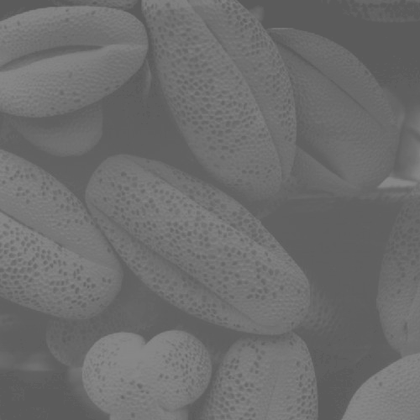
%> input picture DIP3E_Original_Images_CH03/Fig0320(2)(2nd_from_top).tif, 420 x 420 px, shrunk from 500 x 500 before the run
$ octave histogrameq.m   (GNU Octave 9; MATLAB toolbox functions it lacks are replaced by stand-ins)
%> lines starting %> are read from the running program, lines starting %| are printed output that depends on the picture

image_path = '../DIP3E_Original_Images_CH03/Fig0320(2)(2nd_from_top).tif';
im = imread(image_path);
%> im is the input picture: size 420x420 uint8; min 88, max 137, mean 109.1
[h,w] = size(im);
%> h = 420; w = 420
L=256
% calc pdf
pdf = zeros(L,1);
for i=1:h;
    for j=1:w;
        pdf(im(i,j)+1,1) = pdf(im(i,j)+1,1)+1;
    end
end
%> after the loop, pdf = 256 values, max 13308 at index 97, min 0 at index 1, mean 689.1
% calc cdf
cdf_norm = round(cumsum(pdf)/( h .* w) .* (L-1));
%> cdf_norm = 256 values from 0 to 255

im_processed = zeros('like', im)


for i=1:h;
    for j=1:w;
        im_processed(i,j) = cdf_norm(im(i,j) +1 );
        %im(i,j) = T(im(i,j), h .* w, L, pdf);
    end
end
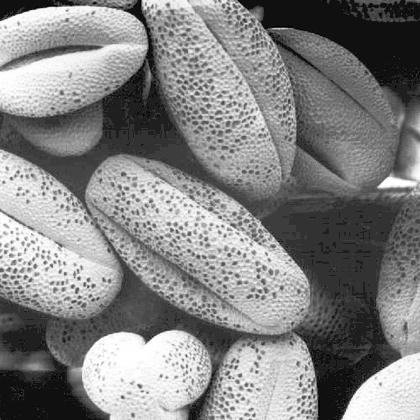
%> im_processed: size 420x420 uint8; min 0, max 255, mean 131.4
figure(1);
imshow(im_processed);
figure('Name','my code','NumberTitle','off')
histogram(im_processed);
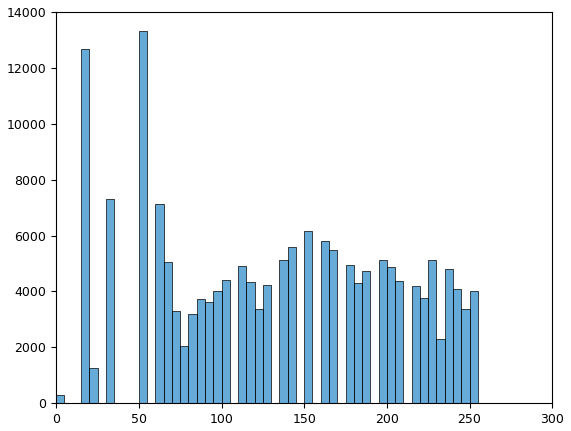
%> figure redrawn from the program's plot data; tallest bar 13308 high, from x = 50 to 55
figure('Name','matlab ver.','NumberTitle','off');
im_matlab = histeq(im, 256);
histogram(im_matlab);
%> figure, not shown here; tallest bar 13308 high, from x = 50 to 55
